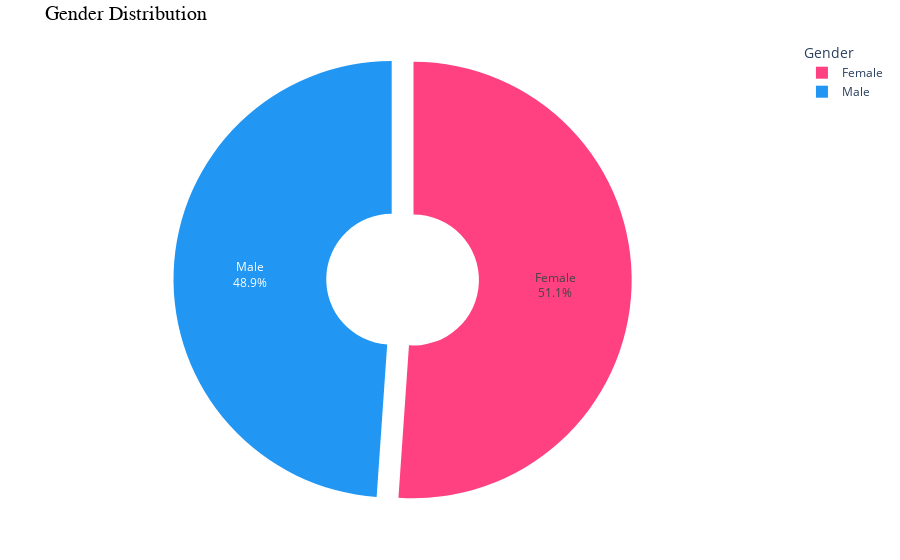

Source (notebook cell):
### Code cell
import pandas as pd
import matplotlib.pyplot as plt
import seaborn as sns
import plotly.express as px

file_path = "C:/Users/User/Downloads/customer_demographics_contaminated.csv"
data = pd.read_csv(file_path)


print("Initial data:\n", data.head())


print("\nMissing values per column:\n", data.isnull().sum())

data.fillna(value=0, inplace=True)


data.drop_duplicates(inplace=True)


print("\nData types:\n", data.dtypes)



categories = ["Low", "High", "Medium"]
heights = [985, 1004, 908]
colors = ['#4CAF50', '#F44336', '#FF9800']  
plt.figure(figsize=(8, 5))  
bars = plt.bar(categories, heights, color=colors, edgecolor='black', alpha=0.8)


for bar in bars:
    yval = bar.get_height()
    plt.text(bar.get_x() + bar.get_width()/2, yval, int(yval), 
             ha='center', va='bottom', fontsize=12)


plt.xlabel("Category", fontsize=12)
plt.ylabel("Quantity", fontsize=12)
plt.title("Quantity by Income Level", fontsize=16, fontweight='bold')
plt.xticks(rotation=10)  
plt.grid(axis='y', linestyle='--', alpha=0.7)  


plt.tight_layout() 
plt.show()

data = {
    'Gender': ["Male", "Female"],
    'Count': [445, 465]
}

df = pd.DataFrame(data)
fig = px.pie(df, values='Count', names='Gender', 
             color='Gender', 
             color_discrete_sequence=['#2196F3', '#FF4081'], 
             title="Gender Distribution",
             hole=0.3, 
             template="plotly_white")  

fig.update_traces(textinfo='percent+label', pull=[0.1, 0]) 
fig.update_layout(
    title_font=dict(size=20, family='Arial', color='black'),  
    legend_title_text='Gender', 
    margin=dict(l=40, r=40, t=40, b=40)  
)

fig.show()

### Figure 1 — Plotly figure (JSON) as saved in the notebook; plotly's stock layout.template omitted (floating-point values rounded to 4 significant figures)
{"data": [{"customdata": [["Male"], ["Female"]], "domain": {"x": [0, 1], "y": [0, 1]}, "hole": 0.3, "hovertemplate": "Gender=%{customdata[0]}<br>Count=%{value}<extra></extra>", "labels": ["Male", "Female"], "legendgroup": "", "marker": {"colors": ["#2196F3", "#FF4081"]}, "name": "", "pull": [0.1, 0], "showlegend": true, "textinfo": "percent+label", "type": "pie", "values": [445, 465]}], "layout": {"autosize": true, "legend": {"title": {"text": "Gender"}, "tracegroupgap": 0}, "margin": {"b": 40, "l": 40, "r": 40, "t": 40}, "piecolorway": ["#2196F3", "#FF4081"], "title": {"font": {"color": "black", "family": "Arial", "size": 20}, "text": "Gender Distribution"}}}
